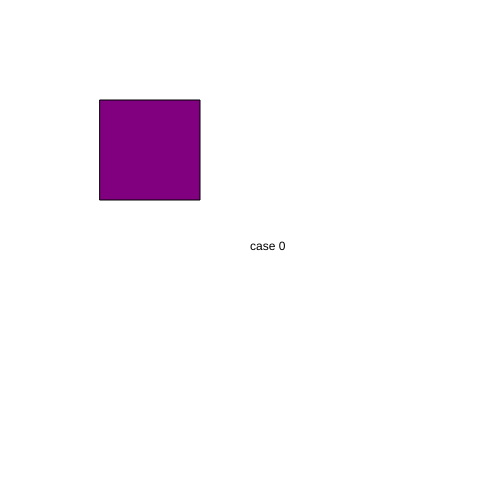
Frame 1 (no input)
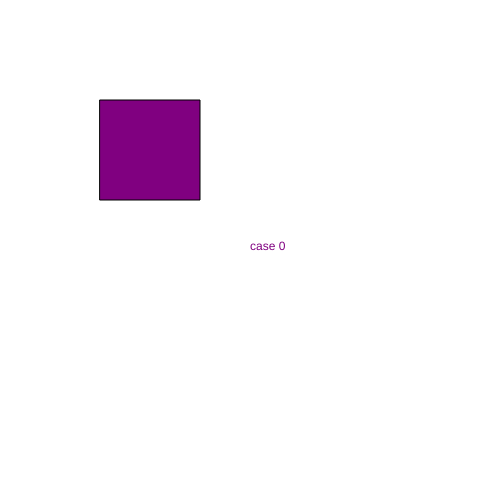
Frame 60 (no input)
Frame 120 (the mouse pressed at the canvas centre since frame 60): identical to frame 60, image omitted

The p5.js sketch that drew these frames (run headless with seeded random() and noise() and a simulated clock; from frame 60 on, the mouse is pressed at the canvas centre):

// p5.js sketch
// ── sketch.js
let state = 0;

function setup() {
  createCanvas(500, 500);
}

function draw() {

  switch (state) {
    case 0:
      background('white');
      text("case 0", 250, 250);
      break;
    case 1:
      background('grey');
      text("case 1", 250, 250);
      break;
    case 2:
      background('pink');
      text("case 2", 250, 250);
      break;
  }

  fill('purple');
  rect(100, 100, 100, 100);

}

function mouseReleased() {
  if ((mouseX > 100) && (mouseX < 200) && (mouseY > 100) && (mouseY < 200)) {
    state++;
    if (state > 2) {
      state = 0;
    }
  }
}
